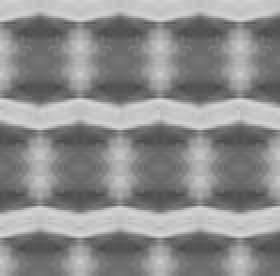
%> input picture Photo Melrose.jpeg, 140 x 138 px (shown 2 times larger)
$ octave --eval "result = Proyecto_LectorImagen('Photo Melrose.jpeg');"   (GNU Octave 9; MATLAB toolbox functions it lacks are replaced by stand-ins)
%> lines starting %> are read from the running program, lines starting %| are printed output that depends on the picture
function [Z] = Proyecto_LectorImagen(nomImagen)
%> called with nomImagen = 'Photo Melrose.jpeg'
AMF=imread(nomImagen); %se iguala AMF con el parametro de la función (que es el nombre de la imagen)
%> AMF is the input picture: size 138x140x3 uint8; min 75, max 218, mean 140.6

%se declaran los inputs de columas y filas de origen y destino
co= input('Columna de Inicio: '); %x1
%> the answer given: 3
fo= input('Fila de Incio: '); %y1
%> the answer given: 3
cd= input('Columna Final: '); %x2
%> the answer given: 3
fd= input('Fila Final: '); %y2
%> the answer given: 3

if  (fd-fo)==0 || abs(fd-fo)==abs(cd-co) || (cd-co)==0

    for n=co:cd
        vect(n) = 0;
    end

    if (fd-fo)==0 %trayectoria horizontal
        incf=0;
    elseif (fd-fo)>0
        incf=1;   % diagonal hacia abajo
    else
        incf=-1;  %diagonal hacia arriba
    end

    if (cd-co)==0  %trayectoria vertical
        incc=0;
    elseif (cd-co)>0
        incc=1;   %diagonal hacia la derecha
    else
        incc=-1;  %diagonal hacia la izquierda
    end

    if incf==0   %recorrido horizontal
        m=(abs(cd-co))+1;
        f=fo;
        c=co;
        vect(1)=AMF(fo,co); %primer valor en la trayectoria

        for n=2:m
            f=f+incf;
            c=c+incc;
            vect(n)=AMF(f,c);
        end
%> after the loop, c = 3; f = 3; vect = [201 0 0]
        vectf=vect(1:m); %los m valores en la trayectoria
%> vectf = 201

   elseif incc==0  %recorrido vertical
       m=(abs(fd-fo))+1;
       f=fo;
       c=co;
       vect(1)=AMF(fo,co); %primer valor en la trayectoria

       for n=2:m
           f=f+incf;
           c=c+incc;
           vect(n)=AMF(f,c);
       end

       vectf=vect(1:m); %los m valores de la trayectoria

   else
        %recorrido diagonal
        deltaf=abs(fd-fo);
        deltac=abs(cd-co);
       if (deltaf-deltac)==0
            m=deltaf+1;
            f=fo;
            c=co;
            vect(1)=AMF(fo,co); %primer valor en la trayectoria

            for n=2:m
                f=f+incf;
                c=c+incc;
                vect(n)=AMF(f,c);
            end
            vectf=vect(1:m); %los m valores de la trayectoria
       end
    end

    imshow(AMF) %se grafica la imagen
    hold on
    plot(138,138,[co,cd],[fo,fd]) %se raya sobre la imagen la linea del recorte
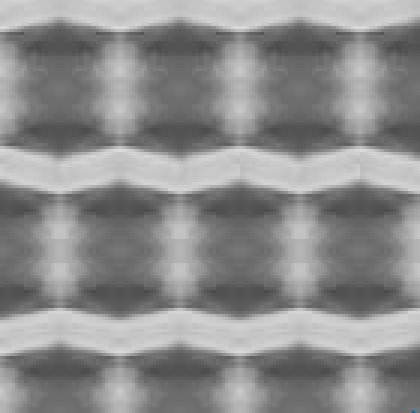
%> figure redrawn from the program's plot data; shown 3 times larger

    figure ('Name','0.2- Gráfica del Corte', 'NumberTitle', 'off');
    x=1:length(vectf);
%> x = 1
    plot(x,vectf) %se grafica el vector original
    axis([0 140 0 256])
    grid on
    hold off

else
    disp('Trayectoria Invalida')
end
Z=vectf;
%> Z = 201
%> `result = Proyecto_LectorImagen('Photo Melrose.jpeg');`:
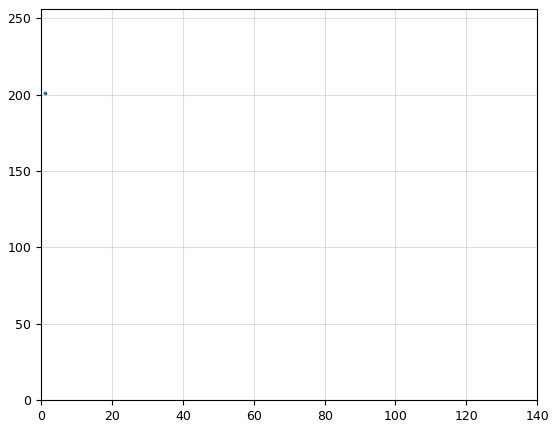
%> figure redrawn from the program's plot data
end

%Autores: Todo el equipo (Montserrat Camacho, Erik Morales, Abraham
%Guerrero & Mauricio Verduzco)

%Entradas: Una imagen JPG de 138 x 138 pixeles.

%Salidas: Un arreglo de datos de la sección hecha por el usuario.

%Funcionalidad: Se ingresan como 'inputs' las coordenadas de origen y
%destino del corte de la imagen. El programa evalua la validez del vector y
%lo clasifica en horizonal, vertical o diagonal. Luego el programa grafica
%sobre la imagen la sección de datos seleccionados con una linea roja y
%también grafica el arreglo de datos.
% *NOTA: Este programa está basado en el trabajo del profesor Enrique
% Melrose Aguilar.
